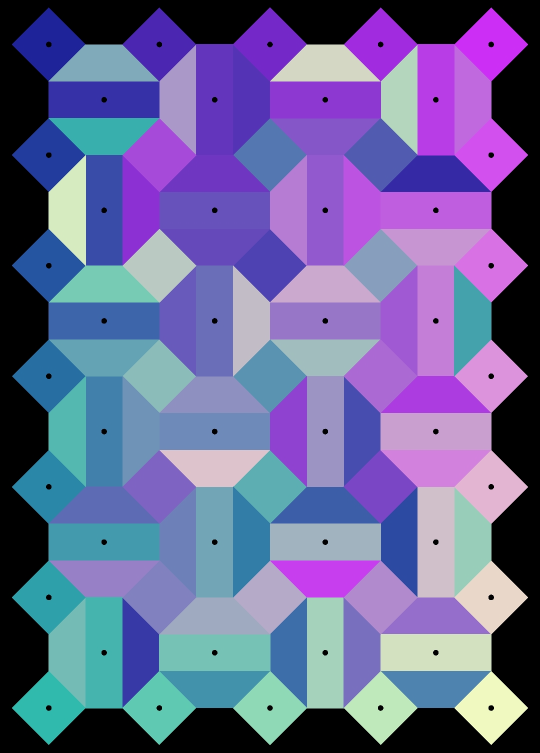
#> input picture data/hue_scrambled_0.png, 1080 x 1506 px (shown at 1/2 size)
$ python -i shapes.py   (imports and definitions only)
#> lines starting #> are read from the running program, lines starting #| are printed output that depends on the picture; after the words box and inside, x2 and y2 are one past the last pixel; in counts of white or black regions, pixels touching at a corner belong together
#> further down, picture is the input picture: shape (1506, 1080, 3); mean B, G, R 151.8, 102.2, 103.8
### ownFuncs/funcs.py
import cv2
import numpy as np
import os
from shutil import rmtree
from os import get_terminal_size


# [24 lines left out: function scaleImg, not called in this run]


def collectCollors(img: cv2.Mat):
    # Count colors
    colors, freqs = np.unique(
        img.reshape(-1, img.shape[-1]), axis=0, return_counts=True
    )
#> freqs = 7456 values, max 316217 at index 0, min 1 at index 9, mean 218.1
    sortInd = np.flip(np.argsort(freqs))
#> sortInd = 7456 values, max 7455 at index 7451, min 0 at index 0, mean 3727.5

    # sort by frequency high to low and leave out background
    # it is assumed that the most common color is the background
    freqs = freqs[sortInd]
#> freqs = 7456 values, max 316217 at index 0, min 1 at index 4469, mean 218.1
    colors = colors[sortInd]
    # if sum(colors[0]) == 0:
    freqs = freqs[1:]
#> freqs = 7455 values, max 15613 at index 0, min 1 at index 4468, mean 175.8
    colors = colors[1:]

    # Only take colors that are at least 10% in size w.r.t largest color
    minFreq = freqs[0] / 10
#> minFreq = 1561.3
    mask = np.where(freqs > minFreq)
    freqs = freqs[mask]
#> freqs = 110 values, max 15613 at index 0, min 1588 at index 109, mean 10618.1
    colors = colors[mask]
#> colors = 110 rows, first 8: [209, 56, 141], [191, 179, 161], [184, 110, 106], [188, 53, 99], [195, 148, 156], [199, 118, 151], [182, 165, 114], [173, 154, 67]
    return colors, minFreq


# [10 lines left out: functions saveImg, cleanDir, not called in this run]


def arr_format(arr, format=" "):
    ret = "["
    for i, v in enumerate(arr):
        ret += f"{v:{format}}"
        if i < len(arr) - 1:
            ret += ", "
    ret += "]"
    return ret


# [47 lines left out: functions arr2_format, point_line_dist, orientation, progress_print, not called in this run]

### ownFuncs/shape.py
from __future__ import annotations
import numpy as np
import cv2
import ownFuncs.funcs as of
from typing import Final


class Shape:
    def __init__(
        self,
        allContours: np.ndarray,
        contour: np.ndarray,
        mask: cv2.Mat,
        color,
        locked: bool,
        reduce_factor: float = 1,
    ):
        self.allContours = allContours
        self.contour = contour
        self.color = [int(c) for c in color]
        self.start_color = self.color.copy()
        self.end_color = [0, 0, 0]

        self.locked: bool = locked
        self.hardLocked: Final = locked

        self.mask = mask
        self.cstring = of.arr_format(color)

        M = cv2.moments(contour)
        self.centerX = int(M["m10"] / M["m00"])
        self.centerY = int(M["m01"] / M["m00"])
        self.tapX = int(M["m10"] / M["m00"] / reduce_factor)
        self.tapY = int(M["m01"] / M["m00"] / reduce_factor)

        self.tapXY = np.array([self.tapX, self.tapY]).astype(np.int32)
        self.Center = np.array([self.centerX, self.centerY]).astype(np.int32)
        self.center2 = np.zeros(2)
        self.area = cv2.contourArea(contour)
        self.colorEst = np.zeros(3)

    # [7 lines of commented-out code are left out]

    @property
    def colorA(self):
        return np.array(self.color)

    @property
    def colorHsv(self):
        return cv2.cvtColor(np.uint8([[self.color]]), cv2.COLOR_BGR2HSV_FULL)[0, 0, :]

    @property
    def colorLab(self):
        return cv2.cvtColor(np.uint8([[self.color]]), cv2.COLOR_BGR2LAB)[0, 0, :]

    # [5 lines left out: function end_hsv, not called in this run]

    @property
    def hsv_1d(self):
        return self.colorHsv @ np.array([256**1, 256**2, 256**0])

    @property
    def end_hsv_1d(self):
        return self.end_hsv[0] * self.end_hsv[1]

    @property
    def distToEstimation(self) -> float:
        return np.linalg.norm(self.colorA - self.colorEst)

    @property
    def dim1(self) -> int:
        return self.centerY + self.centerX

    # [5 lines left out: function rgb_1d, not called in this run]

    @property
    def dist_to_center(self) -> float:
        return round(np.sqrt(np.sum(np.square(self.center2))))

    def dist2shape(self, other: Shape) -> float:
        return np.linalg.norm(self.tapXY - other.tapXY)

    def drawContour(self, img: cv2.Mat, thickness: int = 0, color=0):
        if thickness == 0:
            thickness = cv2.FILLED
        if color == 0:
            color = self.color
        cv2.drawContours(
            img,
            self.allContours,
            contourIdx=-1,
            color=color,
            thickness=thickness,
            lineType=cv2.LINE_AA,
        )

    def drawCentroid(self, img, size=8, col=[0, 0, 255]):
        if self.locked and col == [0, 0, 255]:
            col = [0, 255, 0]
        cv2.circle(img, self.Center, size, col, -1, cv2.LINE_AA)

    # [46 lines left out: functions checkSwappable, swap, RGB_distance, not called in this run]

    def same_as(self, other: Shape) -> bool:
        return np.all(np.equal(self.colorA, other.colorA))

    # [11 lines left out: function shapeSimilarity, not called in this run]

### ownFuncs/shapes.py
import cv2
import numpy as np
from ownFuncs.shape import Shape
import ownFuncs.funcs as of
import ownFuncs.voronoiPlotter as vp
import time


class Shapes:
    def __init__(
        self,
        img: cv2.Mat,
        puzzleId: str = "_",
        reduce_factor: float = 1,
        debug: bool = False,
        perfectSrc: bool = False,
    ):
        colors, minFreq = of.collectCollors(img)
#> minFreq = 1561.3

        self.all: list[Shape] = []
        self.unlocked: list[Shape] = []
        self.locked: list[Shape] = []
        self.close_to_estimate: list[Shape] = []
        self.imgref = img
        self.img = np.zeros_like(img)
        self.voronoi_img = np.zeros_like(img)
        self.reduce_factor = reduce_factor
        self.puzzleId = puzzleId
        self.debugcounter = 0
        self.convex_hull = []

        for i, c in enumerate(colors):
            shapeMask_raw = cv2.inRange(self.imgref, c, c)

            if not perfectSrc:
                kernel = np.ones((3, 3), np.uint8)
                if max(self.imgref.shape) > 1200:
                    kernel = np.ones((5, 5), np.uint8)

                dilated = cv2.dilate(shapeMask_raw, kernel, iterations=1)
                eroded = cv2.erode(dilated, kernel, iterations=2)
                shapeMask = cv2.dilate(eroded, kernel, iterations=1)
            else:
                shapeMask = shapeMask_raw

            contours, hierarchy = cv2.findContours(
                shapeMask, cv2.RETR_LIST, cv2.CHAIN_APPROX_NONE
            )

            # Filter based on area again after dilation erosion process.
            contourAreas = [cv2.contourArea(cont) for cont in contours]
            if sum(contourAreas) < minFreq:
                continue

            if len(contours) > 2:
                print(f"Large ({len(contours)}) amount of contours found for color {c}")
                self.updateImg()
                if debug:
                    of.saveImg(
                        self.img,
                        "data/debug_imgs/",
                        f"N_{self.debugcounter}.png",
                    )
                    problemImg = np.zeros_like(self.img)

                    self.debugcounter += 1
                continue

            maxi = np.argmax(contourAreas)
            outerContour = contours[maxi]

            locked = len(contours) > 1
            shape = Shape(contours, outerContour, shapeMask, c, locked, reduce_factor)
            self.all.append(shape)
            if locked:
                self.locked.append(shape)
            else:
                self.unlocked.append(shape)
#> this loop made 110 passes
#> (contourAreas, maxi) on passes 1 to 6: ([201, 15549], 1), ([185, 15546.5], 1), ([197, 15542.5], 1), ([202, 15406.5], 1), ([193, 15406.5], 1), ([195.5, 15407], 1)
#> pass 1, in __init__, `shapeMask_raw = cv2.inRange(self.imgref, c, c)`:
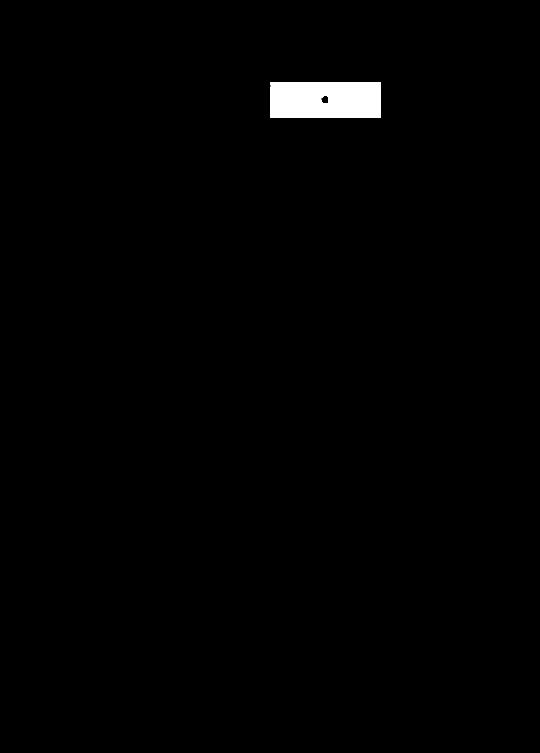
#> shapeMask_raw: shape (1506, 1080) (shown at 1/2 size); 0.96% white; 1 white region, box (x1, y1, x2, y2) and area: (541, 164, 761, 236) 15613
#> pass 1, in __init__, `dilated = cv2.dilate(shapeMask_raw, kernel, iterations=1)`:
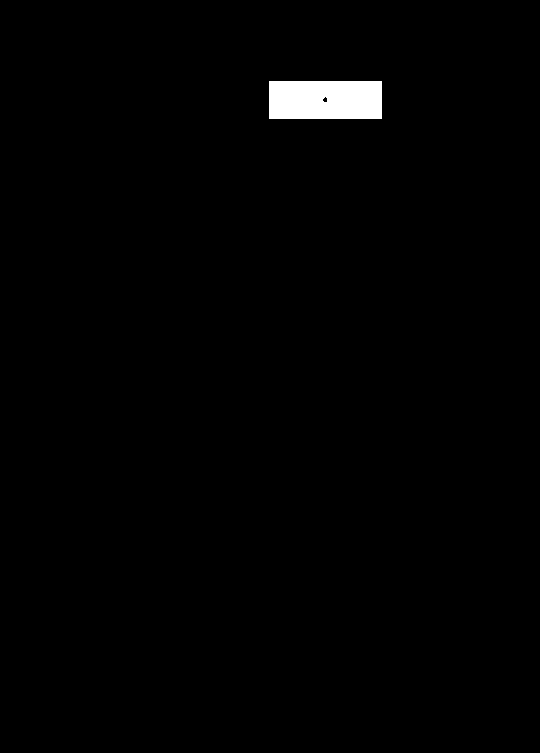
#> dilated: shape (1506, 1080) (shown at 1/2 size); 1% white; 1 white region, box (x1, y1, x2, y2) and area: (539, 162, 763, 238) 16944
#> pass 1, in __init__, `eroded = cv2.erode(dilated, kernel, iterations=2)`:
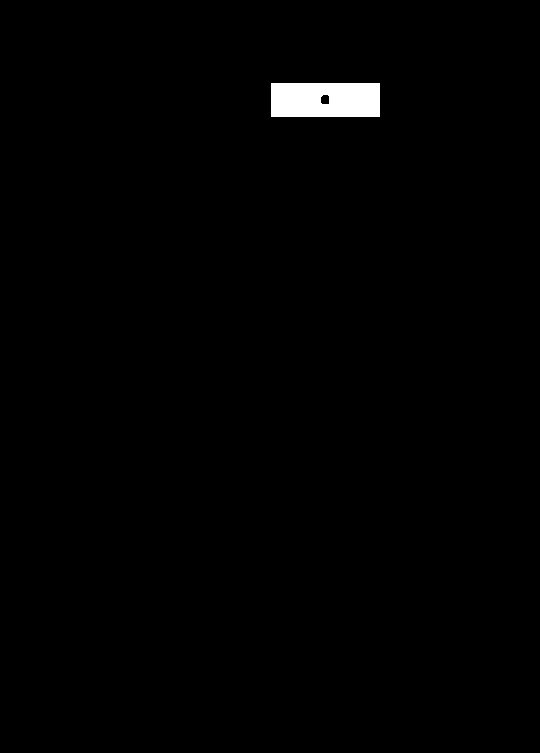
#> eroded: shape (1506, 1080) (shown at 1/2 size); 0.88% white; 1 white region, box (x1, y1, x2, y2) and area: (543, 166, 759, 234) 14384
#> after the loop:
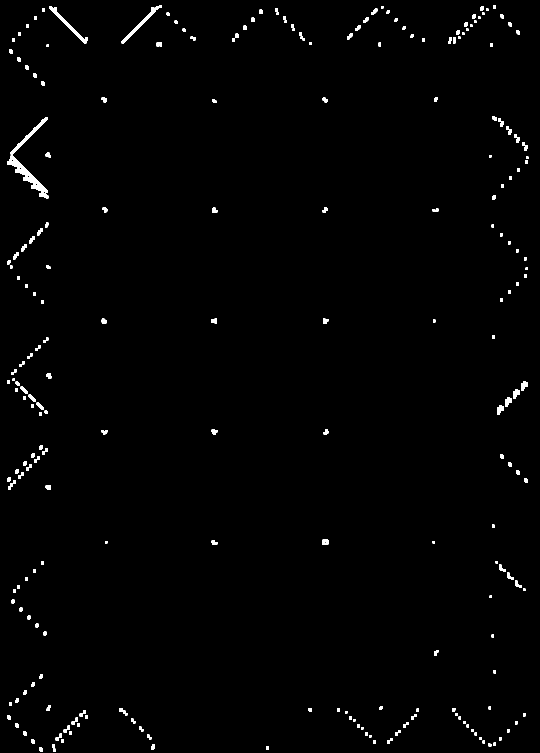
#> dilated: shape (1506, 1080) (shown at 1/2 size); 0.97% white; 238 white regions, largest, box (x1, y1, x2, y2) and area: (14, 311, 96, 386) 1277, (98, 12, 176, 87) 658, (243, 11, 324, 87) 652
#> after the loop:
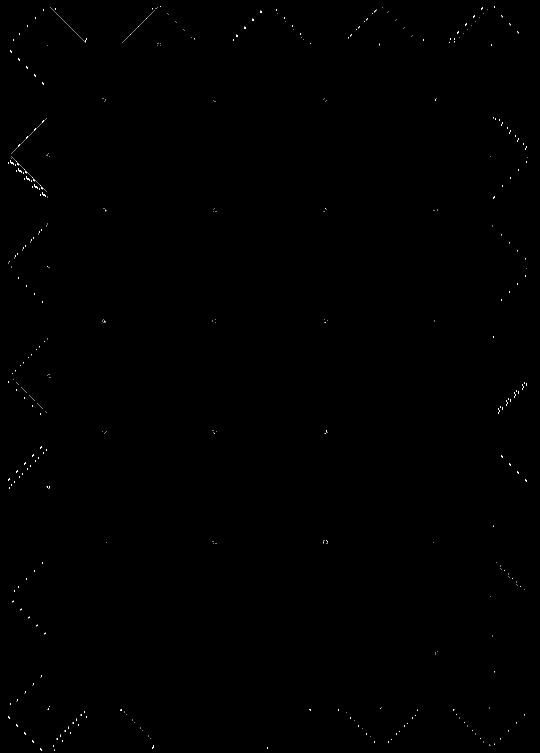
#> shapeMask_raw: shape (1506, 1080) (shown at 1/2 size); 0.1% white in thin lines or dots

        # recreate img with found contours
        self.updateImg(False)

    @property
    def average_estimation_error(self) -> float:
        return sum([s.distToEstimation for s in self.all]) / len(self.all)

    @property
    def tap_points(self):
        return [s.tap for s in self.all]

    @property
    def tapX(self):
        return [s.tapX for s in self.all]

    @property
    def tapY(self):
        return [s.tapY for s in self.all]

    @property
    def centerX2(self):
        return [s.center2[0] for s in self.all]

    @property
    def centerY2(self):
        return [s.center2[1] for s in self.all]

    def updateImg(self, drawCentroid=True):
#> called with drawCentroid = False
        self.img = np.zeros_like(self.imgref)
        for s in self.all:
            s.drawContour(self.img)
            if drawCentroid:
                s.drawCentroid(self.img)
#> this loop made 107 passes
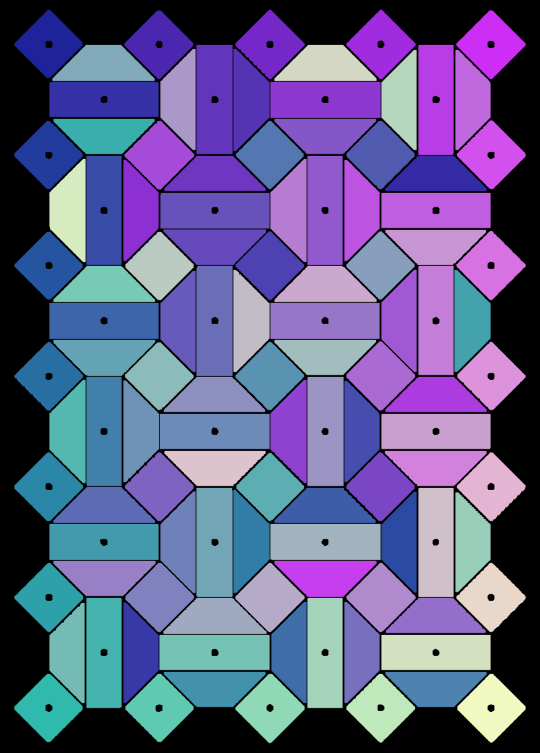
#> self.img: shape (1506, 1080, 3) (shown at 1/2 size); mean B, G, R 141.3, 95.1, 96.5

    # [18 lines left out: functions swapShapes, fysical_swap_swipe, not called in this run]

    def markSwappedShapes(self, A: Shape, B: Shape):
        self.img = cv2.arrowedLine(self.img, B.Center, A.Center, [0, 0, 0], 5)

    # [110 lines left out: functions reset_locks, findShapeClosestToColor, draw_voronoi, snape_to_grid_x, snape_to_grid_y, move_shapes_x and 3 more, not called in this run]

    def sort_all(self):
        self.all = sorted(self.all, key=lambda s: s.dim1)

    def sort_unlocked(self):
        # self.unlocked = sorted(self.unlocked, key=lambda s: s.dim1)
        self.unlocked.sort(key=lambda s: s.end_hsv_1d, reverse=True)
        # [7 lines of commented-out code are left out]

    # [80 lines left out: functions reset_colors, find_shape_by_color, define_new_centers, draw_convex_hull, next_convex_hull_shape, check_concave_options and 1 more, not called in this run]

>>> import cv2
>>> picture = cv2.imread('../data/hue_scrambled_0.png')
>>> result = Shapes(picture).updateImg()
#> call 2 of updateImg, with drawCentroid = True
#> the loop in updateImg (call 2), `for s in self.all:` made 107 passes
#> after the loop in updateImg (call 2), `for s in self.all:`:
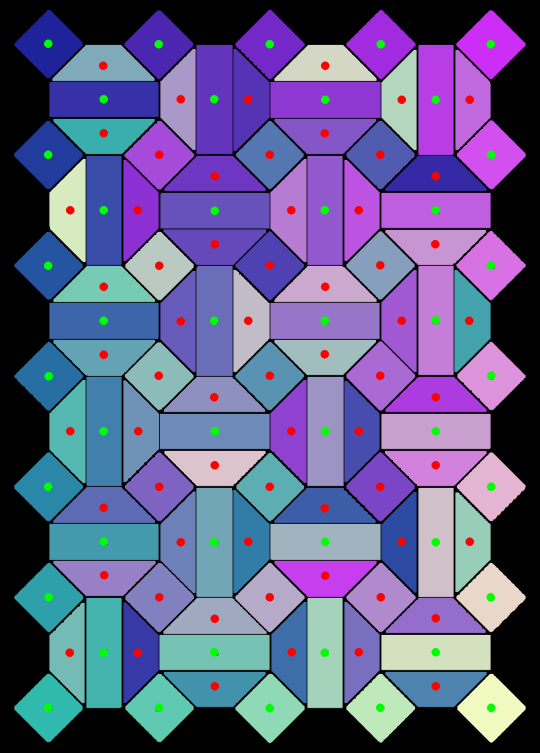
#> self.img: shape (1506, 1080, 3) (shown at 1/2 size); mean B, G, R 139.3, 95.3, 97.4
